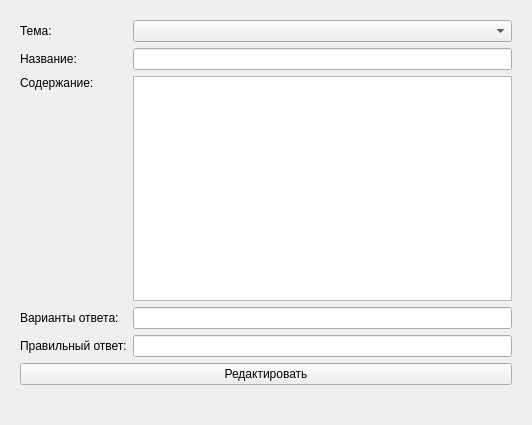
<?xml version="1.0" encoding="UTF-8"?>
<ui version="4.0">
 <class>Form</class>
 <widget class="QWidget" name="Form">
  <property name="geometry">
   <rect>
    <x>0</x>
    <y>0</y>
    <width>532</width>
    <height>425</height>
   </rect>
  </property>
  <property name="windowTitle">
   <string>Редактирование практики</string>
  </property>
  <layout class="QHBoxLayout" name="horizontalLayout">
   <item>
    <widget class="QWidget" name="widget" native="true">
     <layout class="QGridLayout" name="gridLayout">
      <item row="1" column="0">
       <widget class="QLabel" name="label">
        <property name="text">
         <string>Название:</string>
        </property>
       </widget>
      </item>
      <item row="1" column="1">
       <widget class="QLineEdit" name="title"/>
      </item>
      <item row="4" column="0">
       <widget class="QLabel" name="label_4">
        <property name="text">
         <string>Варианты ответа:</string>
        </property>
       </widget>
      </item>
      <item row="4" column="1">
       <widget class="QLineEdit" name="choices"/>
      </item>
      <item row="5" column="0">
       <widget class="QLabel" name="label_2">
        <property name="text">
         <string>Правильный ответ:</string>
        </property>
       </widget>
      </item>
      <item row="5" column="1">
       <widget class="QLineEdit" name="answer"/>
      </item>
      <item row="6" column="0" colspan="2">
       <widget class="QPushButton" name="res_btn">
        <property name="text">
         <string>Редактировать</string>
        </property>
       </widget>
      </item>
      <item row="0" column="1">
       <widget class="QComboBox" name="theme"/>
      </item>
      <item row="0" column="0">
       <widget class="QLabel" name="label_5">
        <property name="text">
         <string>Тема:</string>
        </property>
       </widget>
      </item>
      <item row="2" column="0">
       <widget class="QLabel" name="label_3">
        <property name="sizePolicy">
         <sizepolicy hsizetype="Preferred" vsizetype="Fixed">
          <horstretch>0</horstretch>
          <verstretch>0</verstretch>
         </sizepolicy>
        </property>
        <property name="text">
         <string>Содержание:</string>
        </property>
       </widget>
      </item>
      <item row="2" column="1" rowspan="2">
       <widget class="QTextEdit" name="data"/>
      </item>
      <item row="7" column="0" colspan="2">
       <widget class="QLabel" name="error">
        <property name="sizePolicy">
         <sizepolicy hsizetype="Preferred" vsizetype="Fixed">
          <horstretch>0</horstretch>
          <verstretch>0</verstretch>
         </sizepolicy>
        </property>
        <property name="text">
         <string/>
        </property>
       </widget>
      </item>
     </layout>
    </widget>
   </item>
  </layout>
 </widget>
 <resources/>
 <connections/>
</ui>
